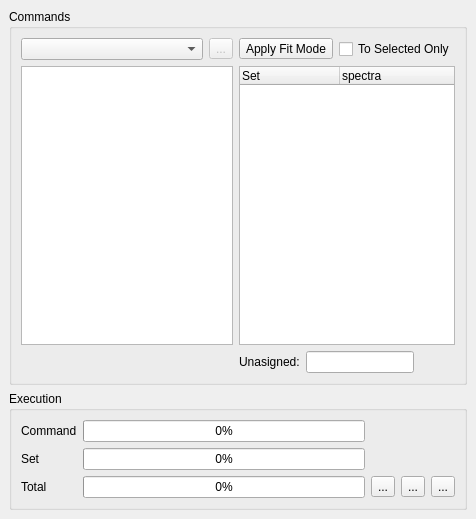
      <widget class="QWidget" name="fittingTab" >
       <property name="geometry" >
        <rect>
         <x>0</x>
         <y>0</y>
         <width>476</width>
         <height>519</height>
        </rect>
       </property>
       <attribute name="title" >
        <string>Fitting</string>
       </attribute>
       <layout class="QVBoxLayout" >
        <property name="spacing" >
         <number>6</number>
        </property>
        <property name="margin" >
         <number>9</number>
        </property>
        <item>
         <widget class="QGroupBox" name="groupBox" >
          <property name="title" >
           <string>Commands</string>
          </property>
          <layout class="QGridLayout" >
           <property name="margin" >
            <number>9</number>
           </property>
           <property name="spacing" >
            <number>6</number>
           </property>
           <item row="2" column="1" >
            <layout class="QHBoxLayout" >
             <property name="spacing" >
              <number>6</number>
             </property>
             <property name="margin" >
              <number>0</number>
             </property>
             <item>
              <widget class="QLabel" name="label_8" >
               <property name="text" >
                <string>Unasigned:</string>
               </property>
              </widget>
             </item>
             <item>
              <widget class="QLineEdit" name="unasignedLE" >
               <property name="sizePolicy" >
                <sizepolicy vsizetype="Fixed" hsizetype="Preferred" >
                 <horstretch>0</horstretch>
                 <verstretch>0</verstretch>
                </sizepolicy>
               </property>
               <property name="minimumSize" >
                <size>
                 <width>30</width>
                 <height>0</height>
                </size>
               </property>
               <property name="readOnly" >
                <bool>true</bool>
               </property>
              </widget>
             </item>
             <item>
              <spacer>
               <property name="orientation" >
                <enum>Qt::Horizontal</enum>
               </property>
               <property name="sizeHint" stdset="0" >
                <size>
                 <width>40</width>
                 <height>20</height>
                </size>
               </property>
              </spacer>
             </item>
            </layout>
           </item>
           <item row="0" column="1" >
            <layout class="QHBoxLayout" >
             <property name="spacing" >
              <number>6</number>
             </property>
             <property name="margin" >
              <number>0</number>
             </property>
             <item>
              <widget class="QToolButton" name="applyFitModeBT" >
               <property name="text" >
                <string>Apply Fit Mode</string>
               </property>
               <property name="icon" >
                <iconset resource="PAScual.qrc" >
                 <normaloff>:/Icons/Icons/mine/CRbutton_ok.png</normaloff>:/Icons/Icons/mine/CRbutton_ok.png</iconset>
               </property>
               <property name="toolButtonStyle" >
                <enum>Qt::ToolButtonTextBesideIcon</enum>
               </property>
              </widget>
             </item>
             <item>
              <widget class="QCheckBox" name="selectedSetsOnlyCB" >
               <property name="text" >
                <string>To Selected Only</string>
               </property>
              </widget>
             </item>
            </layout>
           </item>
           <item row="1" column="1" >
            <widget class="QTreeWidget" name="setsTree" >
             <property name="toolTip" >
              <string>&lt;html>&lt;head>&lt;meta name="qrichtext" content="1" />&lt;style type="text/css">
p, li { white-space: pre-wrap; }
&lt;/style>&lt;/head>&lt;body style=" font-family:'MS Shell Dlg 2'; font-size:8.25pt; font-weight:400; font-style:normal; text-decoration:none;">
&lt;p style=" margin-top:0px; margin-bottom:0px; margin-left:0px; margin-right:0px; -qt-block-indent:0; text-indent:0px;">Select the sets to which you will apply the commands.&lt;/p>
&lt;p style=" margin-top:0px; margin-bottom:0px; margin-left:0px; margin-right:0px; -qt-block-indent:0; text-indent:0px;">If none is selected, It will be applied to All&lt;/p>&lt;/body>&lt;/html></string>
             </property>
             <property name="selectionMode" >
              <enum>QAbstractItemView::MultiSelection</enum>
             </property>
             <property name="columnCount" >
              <number>2</number>
             </property>
             <column>
              <property name="text" >
               <string>Set</string>
              </property>
             </column>
             <column>
              <property name="text" >
               <string>spectra</string>
              </property>
             </column>
            </widget>
           </item>
           <item row="1" column="0" >
            <widget class="QTableView" name="commandsTable" >
             <property name="showGrid" >
              <bool>false</bool>
             </property>
            </widget>
           </item>
           <item row="0" column="0" >
            <layout class="QHBoxLayout" >
             <property name="spacing" >
              <number>6</number>
             </property>
             <property name="margin" >
              <number>0</number>
             </property>
             <item>
              <widget class="QComboBox" name="fitModeCB" >
               <property name="toolTip" >
                <string>&lt;html>&lt;head>&lt;meta name="qrichtext" content="1" />&lt;style type="text/css">
p, li { white-space: pre-wrap; }
&lt;/style>&lt;/head>&lt;body style=" font-family:'MS Shell Dlg 2'; font-size:8.25pt; font-weight:400; font-style:normal; text-decoration:none;">
&lt;p style=" margin-top:0px; margin-bottom:0px; margin-left:0px; margin-right:0px; -qt-block-indent:0; text-indent:0px; font-size:8pt;">Select a Fit Mode.&lt;/p>
&lt;p style="-qt-paragraph-type:empty; margin-top:0px; margin-bottom:0px; margin-left:0px; margin-right:0px; -qt-block-indent:0; text-indent:0px; font-size:8pt;">&lt;/p>
&lt;p style=" margin-top:0px; margin-bottom:0px; margin-left:0px; margin-right:0px; -qt-block-indent:0; text-indent:0px; font-size:8pt;">A fit mode is a collection of commands that, together, perform a fit. &lt;/p>
&lt;p style=" margin-top:0px; margin-bottom:0px; margin-left:0px; margin-right:0px; -qt-block-indent:0; text-indent:0px; font-size:8pt;">You can edit a Fit Mode using the table below and save it for re-use.&lt;/p>
&lt;p style=" margin-top:0px; margin-bottom:0px; margin-left:0px; margin-right:0px; -qt-block-indent:0; text-indent:0px; font-size:8pt;">Each set (on the right) needs to be assigned a Fit Mode.&lt;/p>&lt;/body>&lt;/html></string>
               </property>
              </widget>
             </item>
             <item>
              <widget class="QToolButton" name="saveFitmodeBT" >
               <property name="enabled" >
                <bool>false</bool>
               </property>
               <property name="toolTip" >
                <string>&lt;html>&lt;head>&lt;meta name="qrichtext" content="1" />&lt;style type="text/css">
p, li { white-space: pre-wrap; }
&lt;/style>&lt;/head>&lt;body style=" font-family:'MS Shell Dlg 2'; font-size:8.25pt; font-weight:400; font-style:normal; text-decoration:none;">
&lt;p style=" margin-top:0px; margin-bottom:0px; margin-left:0px; margin-right:0px; -qt-block-indent:0; text-indent:0px;">Save the Fit Mode&lt;/p>&lt;/body>&lt;/html></string>
               </property>
               <property name="text" >
                <string>...</string>
               </property>
               <property name="icon" >
                <iconset resource="PAScual.qrc" >
                 <normaloff>:/Icons/Icons/mine/CRfilesave.png</normaloff>:/Icons/Icons/mine/CRfilesave.png</iconset>
               </property>
              </widget>
             </item>
            </layout>
           </item>
          </layout>
         </widget>
        </item>
        <item>
         <widget class="QGroupBox" name="groupBox_2" >
          <property name="title" >
           <string>Execution</string>
          </property>
          <layout class="QGridLayout" >
           <property name="margin" >
            <number>9</number>
           </property>
           <property name="spacing" >
            <number>6</number>
           </property>
           <item row="2" column="2" >
            <layout class="QHBoxLayout" >
             <property name="spacing" >
              <number>6</number>
             </property>
             <property name="margin" >
              <number>0</number>
             </property>
             <item>
              <widget class="QToolButton" name="goFitBT" >
               <property name="text" >
                <string>...</string>
               </property>
               <property name="icon" >
                <iconset resource="PAScual.qrc" >
                 <normaloff>:/Icons/Icons/mine/CRplayer_play.png</normaloff>:/Icons/Icons/mine/CRplayer_play.png</iconset>
               </property>
              </widget>
             </item>
             <item>
              <widget class="QToolButton" name="skipCommandBT" >
               <property name="text" >
                <string>...</string>
               </property>
               <property name="icon" >
                <iconset resource="PAScual.qrc" >
                 <normaloff>:/Icons/Icons/mine/CRplayer_end.png</normaloff>:/Icons/Icons/mine/CRplayer_end.png</iconset>
               </property>
              </widget>
             </item>
             <item>
              <widget class="QToolButton" name="stopFitBT" >
               <property name="text" >
                <string>...</string>
               </property>
               <property name="icon" >
                <iconset resource="PAScual.qrc" >
                 <normaloff>:/Icons/Icons/mine/CRplayer_stop.png</normaloff>:/Icons/Icons/mine/CRplayer_stop.png</iconset>
               </property>
              </widget>
             </item>
            </layout>
           </item>
           <item row="2" column="1" >
            <widget class="QProgressBar" name="totalPBar" >
             <property name="value" >
              <number>0</number>
             </property>
             <property name="orientation" >
              <enum>Qt::Horizontal</enum>
             </property>
            </widget>
           </item>
           <item row="1" column="1" >
            <widget class="QProgressBar" name="setPBar" >
             <property name="value" >
              <number>0</number>
             </property>
             <property name="orientation" >
              <enum>Qt::Horizontal</enum>
             </property>
            </widget>
           </item>
           <item row="0" column="1" >
            <widget class="QProgressBar" name="commandPBar" >
             <property name="value" >
              <number>0</number>
             </property>
             <property name="orientation" >
              <enum>Qt::Horizontal</enum>
             </property>
            </widget>
           </item>
           <item row="2" column="0" >
            <widget class="QLabel" name="label_7" >
             <property name="text" >
              <string>Total</string>
             </property>
            </widget>
           </item>
           <item row="1" column="0" >
            <widget class="QLabel" name="label_6" >
             <property name="text" >
              <string>Set</string>
             </property>
            </widget>
           </item>
           <item row="0" column="0" >
            <widget class="QLabel" name="label_4" >
             <property name="text" >
              <string>Command</string>
             </property>
            </widget>
           </item>
          </layout>
         </widget>
        </item>
       </layout>
      </widget>
